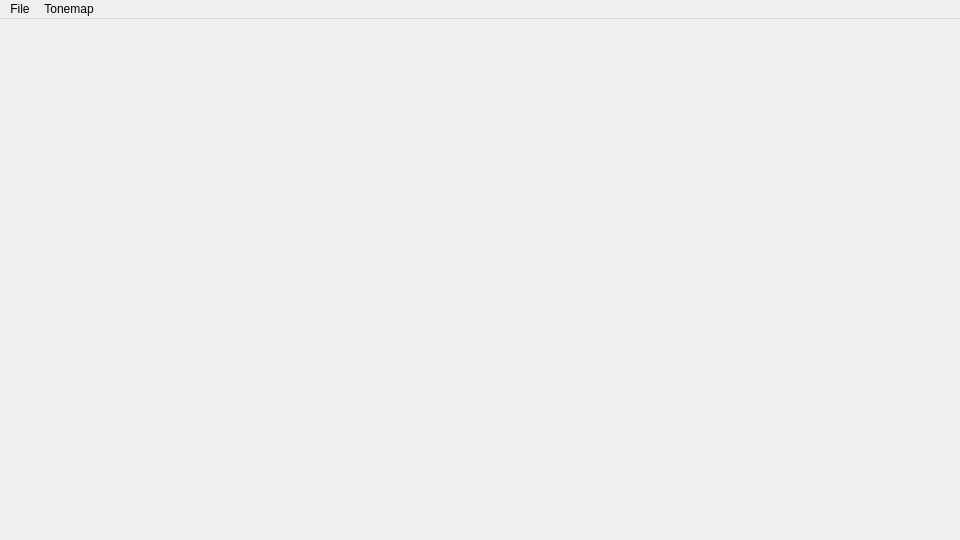
<?xml version="1.0" encoding="UTF-8"?>
<ui version="4.0">
 <class>MainWindow</class>
 <widget class="QMainWindow" name="MainWindow">
  <property name="geometry">
   <rect>
    <x>0</x>
    <y>0</y>
    <width>960</width>
    <height>540</height>
   </rect>
  </property>
  <property name="windowTitle">
   <string>pfm-view</string>
  </property>
  <widget class="QWidget" name="centralwidget">
   <layout class="QVBoxLayout" name="verticalLayout">
    <property name="spacing">
     <number>0</number>
    </property>
    <property name="leftMargin">
     <number>0</number>
    </property>
    <property name="topMargin">
     <number>0</number>
    </property>
    <property name="rightMargin">
     <number>0</number>
    </property>
    <property name="bottomMargin">
     <number>0</number>
    </property>
    <item>
     <widget class="QScrollArea" name="scrollArea">
      <property name="frameShape">
       <enum>QFrame::NoFrame</enum>
      </property>
      <property name="widgetResizable">
       <bool>true</bool>
      </property>
      <widget class="QWidget" name="scrollAreaWidgetContents">
       <property name="geometry">
        <rect>
         <x>0</x>
         <y>0</y>
         <width>960</width>
         <height>515</height>
        </rect>
       </property>
       <layout class="QVBoxLayout" name="verticalLayout_2">
        <property name="spacing">
         <number>0</number>
        </property>
        <property name="leftMargin">
         <number>0</number>
        </property>
        <property name="topMargin">
         <number>0</number>
        </property>
        <property name="rightMargin">
         <number>0</number>
        </property>
        <property name="bottomMargin">
         <number>0</number>
        </property>
        <item>
         <widget class="QLabel" name="imageDisplay">
          <property name="text">
           <string/>
          </property>
          <property name="alignment">
           <set>Qt::AlignCenter</set>
          </property>
         </widget>
        </item>
       </layout>
      </widget>
     </widget>
    </item>
   </layout>
  </widget>
  <widget class="QMenuBar" name="menuBar">
   <property name="geometry">
    <rect>
     <x>0</x>
     <y>0</y>
     <width>960</width>
     <height>25</height>
    </rect>
   </property>
   <widget class="QMenu" name="menuFile">
    <property name="title">
     <string>File</string>
    </property>
    <addaction name="actionLoad_PFM"/>
    <addaction name="separator"/>
    <addaction name="actionExit"/>
   </widget>
   <widget class="QMenu" name="menuTonemap">
    <property name="title">
     <string>Tonemap</string>
    </property>
    <addaction name="actionTonemapNone"/>
    <addaction name="separator"/>
    <addaction name="actionTonemapLinear"/>
    <addaction name="actionTonemapDrago03"/>
   </widget>
   <addaction name="menuFile"/>
   <addaction name="menuTonemap"/>
  </widget>
  <action name="actionLoad_PFM">
   <property name="text">
    <string>Load PFM...</string>
   </property>
  </action>
  <action name="actionExit">
   <property name="text">
    <string>Exit</string>
   </property>
  </action>
  <action name="actionTonemapLinear">
   <property name="checkable">
    <bool>true</bool>
   </property>
   <property name="checked">
    <bool>false</bool>
   </property>
   <property name="text">
    <string>Linear</string>
   </property>
  </action>
  <action name="actionTonemapDrago03">
   <property name="checkable">
    <bool>true</bool>
   </property>
   <property name="text">
    <string>Drago '03</string>
   </property>
  </action>
  <action name="actionTonemapNone">
   <property name="checkable">
    <bool>true</bool>
   </property>
   <property name="checked">
    <bool>false</bool>
   </property>
   <property name="text">
    <string>None</string>
   </property>
  </action>
 </widget>
 <resources/>
 <connections/>
</ui>
